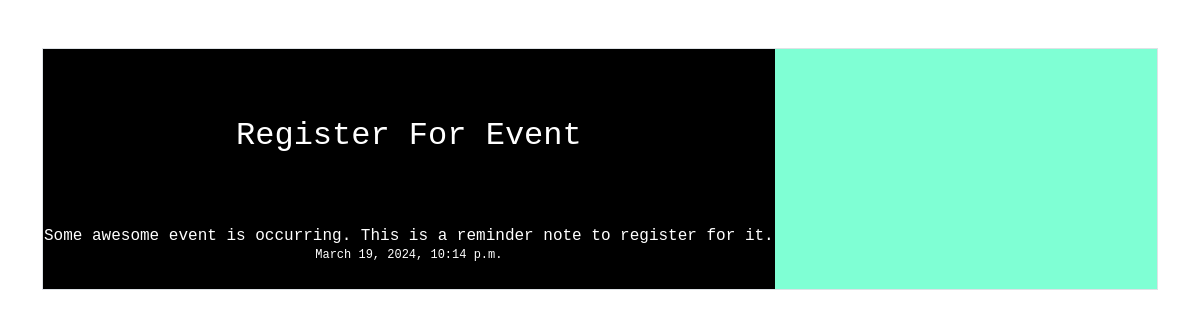
The page /smart/notes/3 on the database its author committed.
### notes/models.py (models this page shows)
class Notes(models.Model):
    title = models.CharField(max_length = 200)
    text = models.TextField()
    created = models.DateTimeField(auto_now_add = True)

### notes/views.py (the view)
# urls.py: path('notes/<int:pk>', views.NotesDetailView.as_view(), name="notes.detail"),
class NotesDetailView(DetailView):# Takes care of complexity of errors
    model = Notes
    context_object_name = "note"
    template_name = "notes/notes_details.html"

### notes/templates/notes/notes_details.html
{% extends "base.html" %}
{% block content %}
<div class = "wrapper">
<div class="col">
    <div class="border round">
            <table>
                <tr>
                    <th><h2 class="my-5">{{note.title}}</h2></th>
                </tr>
                <tr>
                    <td>
                        <p>{{note.text}}<br />
                        <sup>{{note.created}}</sup>
                        </p>
                    </td>
                </tr>
            </table>
        </div>
    </div>
</div>
{% endblock %}

### static/css/style.css (style rules this page uses)
body .wrapper { font-family: 'Courier New', Courier, monospace; padding: 50; background-color:aquamarine; }
table { background-color:black; color: white; }
th { padding: 20px; }

### rows shown on the page
Notes: title "Register For Event", text "Some awesome event is occurring. This is a reminder note to register for it.", created "March 19, 2024, 10:14 p.m."
